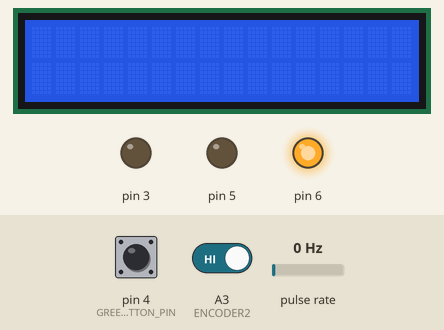
This sketch was run on a simulated Arduino Uno, built with avr-gcc and run on an emulated ATmega328P. Shown: 16×2 character LCD, output pins drawn as LEDs (lit = HIGH). Wiring (inferred from the names in the program): pulse sensor: data A2. Inputs (shaded band) come from the test bench; at power-on: pulse rate 0 Hz, pin 4 (GREEN_BUTTON_PIN) HIGH, A3 (ENCODER2) HIGH. What the sketch prints to the serial monitor is not drawn.

Above: at 1.3 s.
1.4 s: pulse rate (sensor on A2) set to 1 Hz
At 3.1 s:
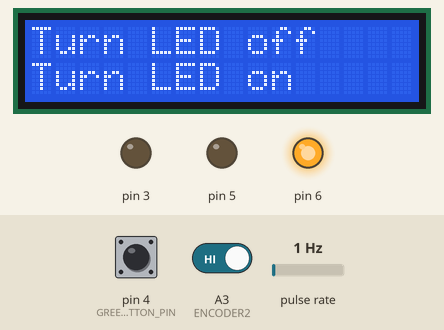
3.9 s: pin 4 (GREEN_BUTTON_PIN) pulled LOW for 0.15 s
At 5.2 s:
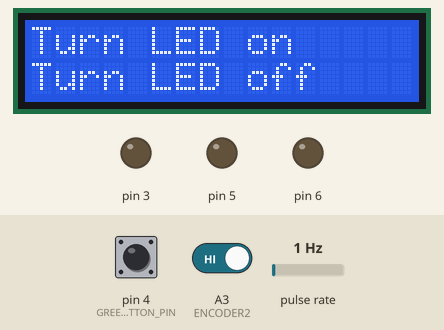
7.0 s: pin 4 (GREEN_BUTTON_PIN) pulled LOW for 0.15 s
At 8.9 s:
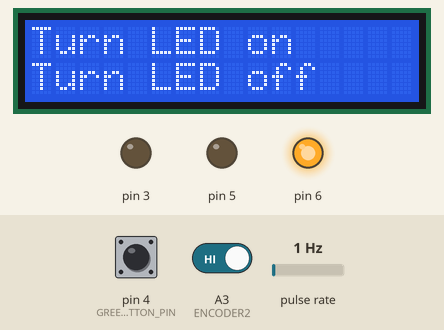
10.1 s: pulse rate (sensor on A2) set to 150 Hz
13.1 s: pin 4 (GREEN_BUTTON_PIN) pulled LOW for 1 s
At 14.2 s:
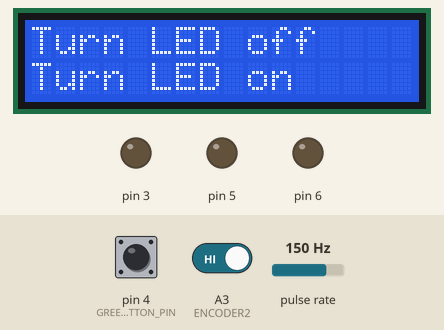
14.7 s: pin 4 (GREEN_BUTTON_PIN) pulled LOW for 3.2 s
Timing chart, 0 to 17.7 s (numbered marks = the images above; inputs shaded):
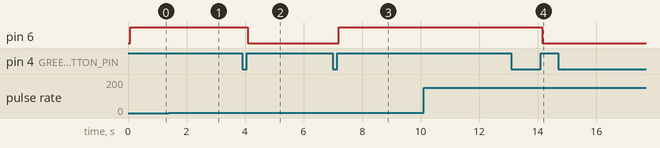

The sketch:

lab5.ino
```cpp
#include <Wire.h>
#include <LiquidCrystal_I2C.h>
#include <util/atomic.h>

#define LED_RED 6
#define LED_GREEN 5
#define LED_BLUE 3
#define RED_BUTTON_PIN 2
#define GREEN_BUTTON_PIN 4
#define POTENTIOMETER A0
#define ENCODER1 A2
#define ENCODER2 A3

void log(const char* functionName, int value);
void log(const char* functionName, double value);
void initLCD();
void initRGB();
void setupButtons();
void setup();

struct RGBPercentage {
  int red;
  int green;
  int blue;
};

class PWM {
public:
  const static int s_maxPWM = 255;
  const static int s_minPWM = 0;
  static int changePWMToPercentage(int pwm);
  static int changePercentageToPWM(int percentage);
};

class Encoder {
public:
  Encoder(int pin1, int pin2);
  void setup() const;
  void basicPooling();
  void pooling();
  bool isChanged() const;
  bool isRight() const;
  bool isLeft() const;
  void clearRight();
  void clearLeft();
private:
  bool m_turnedLeft;
  bool m_turnedRight;
  int m_counter;
  int m_previousReadingPin1;
  int m_previousReadingPin2;
  int m_timestamp;
  int m_lastChangeTimestamp;
  static const int s_DEBOUNCING_PERIOD = 100;
  const int m_clkPin1;
  const int m_clkPin2;
};

class Button {
public:
  Button(int buttonPin);
  void setup() const;
  bool onHold();
  bool onRelease();
  bool onHoldFor(unsigned long requiredHoldTimeInMilis);
  bool onHoldOnceFor(unsigned long requiredHoldTimeInMilis);
  int getButtonPin() const;
  bool isPressed() const;
private:
  const static int s_debouncePeriod = 10;
  const int m_buttonPin;
  bool m_isPressed = false;
  bool m_previousIsHeld = false;
  bool m_onHoldOnceFor_activated = false;
  int m_previousReading = HIGH;
  unsigned long m_lastChangeTime = 0;
  unsigned int m_alreadyHoldTime = 0;
  unsigned long m_startTime = 0;
};

class LED {
public:
  LED(int ledPin, int pinMode, int pwm, bool isOn = false);
  void init();
  bool switchOnOff();
  bool switchOff();
  bool switchOn();
  bool setBrightnessPWM(int pwm);
  bool setBrightnessPercentage(int percentage);
  String getLedMsg() const;
  String getLedErrorMsg(const char* functionName, const char* message) const;
  int getPin() const;
  int getBrightnessPercentage() const;
  bool getIsOn() const;
private:
  int m_ledPin;
  int m_pinMode;
  int m_currentPWM;
  bool m_isOn;
};

class LEDRGB {
public:
  LEDRGB(int redPin, int greenPin, int bluePin);
  void init();
  bool ChangeColorPWM(int redPWM, int greenPWM, int bluePWM);
  bool ChangeColorPercentage(int red, int green, int blue);
  bool switchOnColor(char rgb);
  bool switchOffColor(char rgb);
  bool switchOnOff();
  bool switchOn();
  bool switchOff();
private:
  static int getIndexOfLED(char ledColor);
  void foo(RGBPercentage a);
  LED m_leds[3];
  RGBPercentage m_currentActiveColor;
  RGBPercentage m_previousActiveColor;
  static const int s_redIndex = 0;
  static const int s_greenIndex = 1;
  static const int s_blueIndex = 2;
  static const int s_ledMode = OUTPUT;
};

class SerialHandler {
public:
  void checkInput();
private:
  bool isSetPercentageOfLEDRGB(const String& command) const;
  void setPercentageOfLEDRGB(String);
};

class MyADC {
public:
  MyADC(int adcPin);
  int getRead() const;
  float getReadVoltage() const;
private:
  const int m_adcPin;
  static const int s_maxRead = 1023;
  static const int s_minRead = 0;
  static const int s_trimmed = 10;
};

// ATTRIBUTES
static LiquidCrystal_I2C s_lcd(0x27, 16, 2);

constexpr int c_BUTTONS_SIZE = 2;
constexpr int c_RED_BUTTON_INDEX = 0;
constexpr int c_GREEN_BUTTON_INDEX = 1;
static Button s_buttons[c_BUTTONS_SIZE] = { { RED_BUTTON_PIN }, { GREEN_BUTTON_PIN } };

static LEDRGB s_ledRGB(LED_RED, LED_GREEN, LED_BLUE);

static SerialHandler s_serialHandler;

static MyADC s_MyADC(POTENTIOMETER);

static Encoder s_encoder(ENCODER1, ENCODER2);

static bool isGreenPressed;
static bool isRedPressed;

void task_1() {
  static int value = 0;

  s_lcd.print("Zadanie 1");

  s_encoder.pooling();
  if (s_encoder.isChanged()) {
    if (s_encoder.isLeft()) {
      log(__func__, "inside isLeft()!");
      value = max(value - 10, 0);
      s_encoder.clearLeft();
    }

    if (s_encoder.isRight()) {
      log(__func__, "inside isRight()!");
      value = min(value + 10, 200);
      s_encoder.clearRight();
    }
    int red = 0;
    int blue = 0;
    if (value <= 100) {
      red = value;
    } else if (value >= 100) {
      blue = value - 100;
    }

    s_ledRGB.ChangeColorPercentage(red, 0, blue);
    Serial.println(String("red percentage = ") + red + ", blue percentage  = " + blue);
  }


  s_lcd.setCursor(0, 0);
}


void task_2() {
  static RGBPercentage task1_currentColour = { 0, 0, PWM::s_maxPWM };
  static int currentOption = 0;
  const int rowsNumber = 2;
  static String msgsToPrint[] = { "Turn LED on   ", "Turn LED off  " };
  static const int numberOfMsgs = (sizeof(msgsToPrint) / sizeof(String));
  static bool updateLCD = true;

  // s_lcd.print("Zadanie 2");

  s_encoder.pooling();
  if (s_encoder.isChanged()) {
    if (s_encoder.isRight()) {
      currentOption = (currentOption + 1) % numberOfMsgs;
      s_encoder.clearRight();
    }

    if (s_encoder.isLeft()) {
      currentOption = (currentOption - 1 >= 0) ? (currentOption - 1) : (numberOfMsgs - 1);
      s_encoder.clearLeft();
    }

    for (int i = 0; i < rowsNumber; i++) {
      s_lcd.setCursor(0, i);
      s_lcd.print(msgsToPrint[currentOption]);
      currentOption = (currentOption + 1) % numberOfMsgs;
    }
  }

  if (s_buttons[c_GREEN_BUTTON_INDEX].onRelease()) {
    log(__func__, currentOption);
    if (currentOption == 0) {
      s_ledRGB.switchOn();
    } else if (currentOption == 1) {
      s_ledRGB.switchOff();
    }
  }
}


// int brightness = 0;
// void task_2() {
//   uint8_t step = 10;

//   delay(100);
//   if (digitalRead(GREEN_BUTTON) == LOW) {
//     brightness = (brightness + step) >= 255 ? 255 : (brightness + step);
//   }
//   if (digitalRead(RED_BUTTON) == LOW) {
//     brightness = (brightness - step) <= 0 ? 0 : (brightness - step);
//   }
//   Serial.println(brightness);
//   analogWrite(LED_GREEN, brightness);
// }

// int prev = LED_RED;
// int prev_color = 0;
// int curr = LED_GREEN;
// int curr_color = 255;

static int adc = 0;
void task_3() {
  adc = s_MyADC.getRead();
  float volt = s_MyADC.getReadVoltage();

  s_lcd.print(String("ADC = ") + adc + "  ");
  s_lcd.setCursor(0, 1);
  s_lcd.print(String("Voltage = ") + volt + "   ");
  Serial.print(adc);

  s_lcd.setCursor(0, 0);
}

void loop() {
  // task_1();
  task_2();
  //  task_3();
}


void initLCD() {
  s_lcd.init();
  s_lcd.clear();
  s_lcd.backlight();
}

void initRGB() {
  s_ledRGB.init();
}

void setupButtons() {
  for (const auto& button : s_buttons) {
    button.setup();
  }
}

void log(const char* functionName, String msg) {
  Serial.print(functionName);
  Serial.print(", message = ");
  Serial.println(msg);
}

void log(const char* functionName, int value) {
  Serial.print(functionName);
  Serial.print(", ivalue = ");
  Serial.println(value);
}

void log(const char* functionName, double value) {
  Serial.print(functionName);
  Serial.print(", dvalue = ");
  Serial.println(value);
}

void setup() {
  Serial.begin(9600);
  initRGB();
  setupButtons();
  initLCD();
  s_encoder.setup();
  s_ledRGB.switchOn();
  PCICR |= (1 << PCIE1);
  PCMSK1 |= (1 << PCINT10);
}

int PWM::changePWMToPercentage(int pwm) {
  return (pwm * 100. / s_maxPWM);
}

int PWM::changePercentageToPWM(int percentage) {
  return (percentage / 100.) * s_maxPWM;
}

Encoder::Encoder(int pin1, int pin2)
  : m_turnedLeft(false), m_turnedRight(false), m_counter(0), m_previousReadingPin1(HIGH), m_previousReadingPin2(HIGH), m_timestamp(0), m_lastChangeTimestamp(0), m_clkPin1(pin1), m_clkPin2(pin2) {
}

void Encoder::setup() const {
  pinMode(ENCODER1, INPUT_PULLUP);
  pinMode(ENCODER2, INPUT_PULLUP);
}

ISR(PCINT1_vect) {
  s_encoder.basicPooling();
}

void Encoder::basicPooling() {
  m_previousReadingPin1 = digitalRead(m_clkPin1);
  m_previousReadingPin2 = digitalRead(m_clkPin2);
  m_timestamp = millis();
}
void Encoder::pooling() {
  int en1 = 0;
  int en2 = 0;
  int timestamp = 0;

  ATOMIC_BLOCK(ATOMIC_RESTORESTATE) {
    en1 = m_previousReadingPin1;
    en2 = m_previousReadingPin2;
    timestamp = m_timestamp;
  }

  if (en1 == LOW && m_timestamp > m_lastChangeTimestamp + s_DEBOUNCING_PERIOD) {
    if (en2 == HIGH) {
      if (m_counter < 255)
        m_counter += 15;
      m_turnedRight = true;
    } else {
      if (m_counter > 0)
        m_counter -= 15;
      m_turnedLeft = true;
    }
    m_lastChangeTimestamp = m_timestamp;
  }
  m_previousReadingPin1 = en1;
}


bool Encoder::isChanged() const {
  return m_turnedLeft || m_turnedRight;
}
bool Encoder::isRight() const {
  return m_turnedRight;
}
bool Encoder::isLeft() const {
  return m_turnedLeft;
}

void Encoder::clearRight() {
  m_turnedRight = false;
}
void Encoder::clearLeft() {
  m_turnedLeft = false;
}

Button::Button(int buttonPin)
  : m_buttonPin(buttonPin) {
}

void Button::setup() const {
  pinMode(m_buttonPin, INPUT_PULLUP);
}

bool Button::onHold() {
  m_isPressed = false;
  int currentReading = digitalRead(m_buttonPin);

  if (m_previousReading != currentReading) {
    m_lastChangeTime = millis();
  }
  if (millis() - m_lastChangeTime > s_debouncePeriod) {  // debouncing
    if (currentReading == LOW) {
      m_isPressed = true;
      log(__func__, m_isPressed);
    }
  }
  m_previousReading = currentReading;
  return m_isPressed;
}

bool Button::onRelease() {
  bool wasReleased = false;
  bool currentIsHeld = onHold();
  if (currentIsHeld == false && m_previousIsHeld == true) {
    wasReleased = true;
    log(__func__, wasReleased);
  }
  m_previousIsHeld = currentIsHeld;
  return wasReleased;
}

bool Button::onHoldFor(unsigned long requiredHoldTimeInMilis) {
  bool onHoldFor = false;
  if (onHold()) {
    if (m_startTime == 0) {
      m_startTime = millis();
    } else {
      m_alreadyHoldTime = millis() - m_startTime;
    }

    if (m_alreadyHoldTime >= requiredHoldTimeInMilis) {
      onHoldFor = true;
    }
  } else {
    m_startTime = 0;
    m_alreadyHoldTime = 0;
  }
  // log(__func__, m_alreadyHoldTime - requiredHoldTimeInMilis);
  return onHoldFor;
}

bool Button::onHoldOnceFor(unsigned long requiredHoldTimeInMilis) {
  bool onHoldForOnce = false;
  if (onHoldFor(requiredHoldTimeInMilis)) {
    if (!m_onHoldOnceFor_activated) {
      onHoldForOnce = true;
      m_onHoldOnceFor_activated = true;
      log(__func__, onHoldForOnce);
    }
  } else {
    m_onHoldOnceFor_activated = false;
  }
  return onHoldForOnce;
}

int Button::getButtonPin() const {
  return m_buttonPin;
}

bool Button::isPressed() const {
  return digitalRead(m_buttonPin) == LOW;
}

LED::LED(int ledPin, int pinMode, int pwm, bool isOn)
  : m_ledPin(ledPin), m_pinMode(pinMode), m_isOn(isOn), m_currentPWM(pwm) {
}
void LED::init() {
  pinMode(m_ledPin, m_pinMode);
  if (m_isOn) {
    switchOn();
  } else {
    switchOff();
  }
}

bool LED::switchOnOff() {
  if (m_isOn) {
    return switchOff();
  } else {
    return switchOn();
  }
}
bool LED::switchOff() {
  m_isOn = false;
  analogWrite(m_ledPin, PWM::s_minPWM);
  log(__func__, m_isOn);
  return true;
}

bool LED::switchOn() {
  m_isOn = true;
  analogWrite(m_ledPin, m_currentPWM);
  log(__func__, m_isOn);
  log("current led pwm=", m_currentPWM);
  return true;
}

bool LED::setBrightnessPWM(int pwm) {
  if (pwm < PWM::s_minPWM || pwm > PWM::s_maxPWM) {
    // Serial.print(getLedErrorMsg(__func__, "brightness out of range"));
    return false;
  }

  if (m_currentPWM != pwm) {
    m_currentPWM = pwm;
    if (m_isOn) {
      analogWrite(m_ledPin, pwm);
    }
  }
  log(__func__, pwm);
  return true;
}
bool LED::setBrightnessPercentage(int percentage) {
  int pwm = PWM::changePercentageToPWM(percentage);
  log(__func__, percentage);
  return setBrightnessPWM(pwm);
}

String LED::getLedMsg() const {
  String msg = String("LED pin[") + m_ledPin + "]";
  return msg;
}
String LED::getLedErrorMsg(const char* functionName, const char* message) const {
  // const char* msg = strcat(strcat(strcat(strcat(getLedMsg().c_str(), "::"), functionName), "() - "), message);
  String msg = getLedMsg() + "::" + functionName + "() - " + message;
  return msg;
}

int LED::getPin() const {
  return m_ledPin;
}

int LED::getBrightnessPercentage() const {
  return PWM::changePWMToPercentage(m_currentPWM);
}

bool LED::getIsOn() const {
  return m_isOn;
}

LEDRGB::LEDRGB(int redPin, int greenPin, int bluePin)
  : m_currentActiveColor({ 100, 0, 0 }), m_previousActiveColor({ 0, 0, 0 }),
    m_leds({ { redPin, s_ledMode, 255, m_currentActiveColor.red != 0 }, { greenPin, s_ledMode, PWM::changePercentageToPWM(m_currentActiveColor.green), m_currentActiveColor.green != 0 }, { bluePin, s_ledMode, PWM::changePercentageToPWM(m_currentActiveColor.blue), m_currentActiveColor.blue != 0 } }) {
}

void LEDRGB::init() {
  for (auto& led : m_leds) {
    led.init();
  }
}

bool LEDRGB::ChangeColorPWM(int redPWM, int greenPWM, int bluePWM) {
  int redPerc = PWM::changePWMToPercentage(redPWM);
  int greenPerc = PWM::changePWMToPercentage(greenPWM);
  int bluePerc = PWM::changePWMToPercentage(bluePWM);
  return ChangeColorPercentage(redPerc, greenPerc, bluePerc);
}
bool LEDRGB::ChangeColorPercentage(int red, int green, int blue) {
  if (m_currentActiveColor.red != red) m_leds[s_redIndex].setBrightnessPercentage(red);
  if (m_currentActiveColor.green != green) m_leds[s_greenIndex].setBrightnessPercentage(green);
  if (m_currentActiveColor.blue != blue) m_leds[s_blueIndex].setBrightnessPercentage(blue);

  RGBPercentage temp = m_currentActiveColor;
  m_currentActiveColor = { red, green, blue };
  m_previousActiveColor = temp;
  return true;
}

bool LEDRGB::switchOnColor(char rgb) {
  int index = getIndexOfLED(rgb);
  m_leds[index].switchOn();
}

bool LEDRGB::switchOffColor(char rgb) {
  int index = getIndexOfLED(rgb);
  m_leds[index].switchOff();
}

bool LEDRGB::switchOnOff() {
  for (auto& led : m_leds) {
    if (!led.getIsOn()) {
      led.switchOn();
    } else {
      led.switchOff();
    }
  }
}

bool LEDRGB::switchOn() {
  for (auto& led : m_leds) {
    led.switchOn();
  }
}

bool LEDRGB::switchOff() {
  for (auto& led : m_leds) {
    led.switchOff();
  }
}

int LEDRGB::getIndexOfLED(char ledColor) {
  switch (ledColor) {
    case 'r':
      return s_redIndex;
    case 'g':
      return s_greenIndex;
    case 'b':
      return s_blueIndex;
  }
}

void SerialHandler::checkInput() {
  if (!Serial.available()) return;

  String command = Serial.readStringUntil('\n');
  command.trim();
  command.toLowerCase();

  log(__func__, command);
  if (isSetPercentageOfLEDRGB(command)) {
    setPercentageOfLEDRGB(command);
  }
}

bool SerialHandler::isSetPercentageOfLEDRGB(const String& command) const {
  return command.startsWith("setrgb");
}
void SerialHandler::setPercentageOfLEDRGB(String command) {
  int beforeRedCol = command.indexOf(';');
  int beforeGreenCol = command.indexOf(';', beforeRedCol + 1);
  int beforeBlueCol = command.indexOf(';', beforeGreenCol + 1);
  log(__func__, String("redCol=") + beforeRedCol + ", greenCol=" + beforeGreenCol + ", blueCol=" + beforeBlueCol);

  int redPercentage = command.substring(beforeRedCol + 1, beforeGreenCol).toInt();
  int greenPercentage = command.substring(beforeGreenCol + 1, beforeBlueCol).toInt();
  int bluePercentage = command.substring(beforeBlueCol + 1).toInt();

  log(__func__, String("red=") + redPercentage + ", green=" + greenPercentage + ", blue=" + bluePercentage);
  s_ledRGB.ChangeColorPercentage(redPercentage, greenPercentage, bluePercentage);
}

MyADC::MyADC(int adcPin)
  : m_adcPin(adcPin) {}

int MyADC::getRead() const {
  int value = analogRead(m_adcPin);
  return value;
}
float MyADC::getReadVoltage() const {
  float value = getRead();
  int lowRange = s_minRead + s_trimmed;
  int highRange = s_maxRead - s_trimmed;
  value = max(lowRange, min(highRange, value));
  float voltage = (value / (s_maxRead - 2 * s_trimmed)) * 5.0;
  return voltage;
}
```

Measured:
- the behaviour switches between 0 and 1 Hz on pulse rate (sensor on A2) (found by bisection; images 0 and 1)
- after the input at 1.4 s, the display: changes after 1.0 s (image 1)
- after the input at 3.9 s, pin 6: HIGH → LOW after 0.20 s
- after the input at 7.0 s, pin 6: LOW → HIGH after 0.20 s
- after the input at 13.1 s, pin 6: HIGH → LOW after 1.1 s
- what the display in image 2 shows lasts 1.0 s, from 4.4 s to 5.4 s
